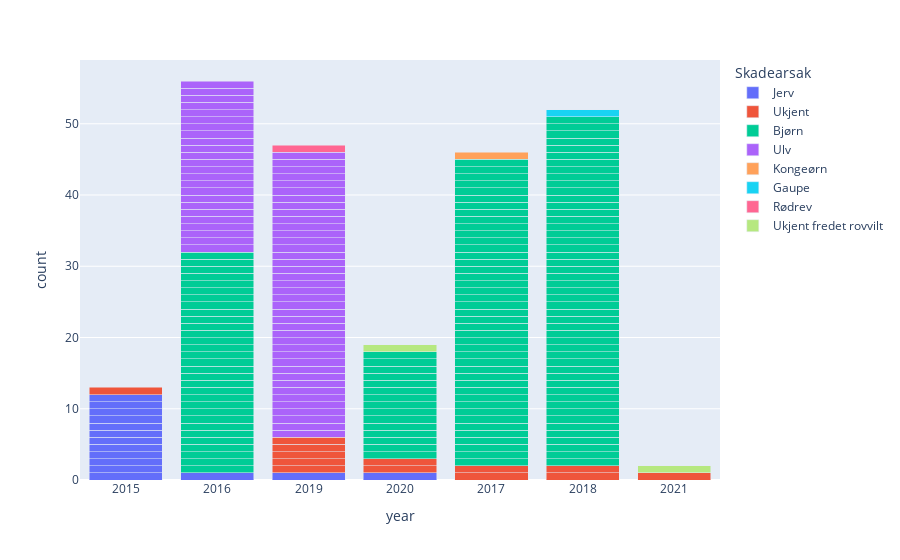

Notebook code cell kept with this figure:
### Code cell
df = df.astype({"Skadearsak": str}) # må konvertere til string for at de skal vises seperatat på kartet
#df2 = df.groupby(['year', 'Skadearsak'])['Skadearsak'].count()

fig = px.bar(df, x='year', color="Skadearsak", barmode = 'stack')
fig.show()

### Figure 1 — Plotly figure (JSON) as saved in the notebook; plotly's stock layout.template omitted (floating-point values rounded to 4 significant figures; data arrays with more than 128 entries replaced by an {"elided": "..."} marker saying what was removed)
{"data": [{"alignmentgroup": "True", "hovertemplate": "Skadearsak=Jerv<br>year=%{x}<br>count=%{y}<extra></extra>", "legendgroup": "Jerv", "marker": {"color": "#636efa", "pattern": {"shape": ""}}, "name": "Jerv", "offsetgroup": "Jerv", "orientation": "v", "showlegend": true, "textposition": "auto", "type": "bar", "x": ["2015", "2015", "2015", "2015", "2015", "2015", "2015", "2015", "2015", "2015", "2015", "2015", "2016", "2019", "2020"], "xaxis": "x", "y": [1, 1, 1, 1, 1, 1, 1, 1, 1, 1, 1, 1, 1, 1, 1], "yaxis": "y"}, {"alignmentgroup": "True", "hovertemplate": "Skadearsak=Ukjent<br>year=%{x}<br>count=%{y}<extra></extra>", "legendgroup": "Ukjent", "marker": {"color": "#EF553B", "pattern": {"shape": ""}}, "name": "Ukjent", "offsetgroup": "Ukjent", "orientation": "v", "showlegend": true, "textposition": "auto", "type": "bar", "x": ["2015", "2017", "2017", "2018", "2018", "2019", "2019", "2019", "2019", "2019", "2020", "2020", "2021"], "xaxis": "x", "y": [1, 1, 1, 1, 1, 1, 1, 1, 1, 1, 1, 1, 1], "yaxis": "y"}, {"alignmentgroup": "True", "hovertemplate": "Skadearsak=Bjørn<br>year=%{x}<br>count=%{y}<extra></extra>", "legendgroup": "Bjørn", "marker": {"color": "#00cc96", "pattern": {"shape": ""}}, "name": "Bjørn", "offsetgroup": "Bjørn", "orientation": "v", "showlegend": true, "textposition": "auto", "type": "bar", "x": {"elided": "138 str values"}, "xaxis": "x", "y": {"elided": "138 int values"}, "yaxis": "y"}, {"alignmentgroup": "True", "hovertemplate": "Skadearsak=Ulv<br>year=%{x}<br>count=%{y}<extra></extra>", "legendgroup": "Ulv", "marker": {"color": "#ab63fa", "pattern": {"shape": ""}}, "name": "Ulv", "offsetgroup": "Ulv", "orientation": "v", "showlegend": true, "textposition": "auto", "type": "bar", "x": ["2016", "2016", "2016", "2016", "2016", "2016", "2016", "2016", "2016", "2016", "2016", "2016", "2016", "2016", "2016", "2016", "2016", "2016", "2016", "2016", "2016", "2016", "2016", "2016", "2019", "2019", "2019", "2019", "2019", "2019", "2019", "2019", "2019", "2019", "2019", "2019", "2019", "2019", "2019", "2019", "2019", "2019", "2019", "2019", "2019", "2019", "2019", "2019", "2019", "2019", "2019", "2019", "2019", "2019", "2019", "2019", "2019", "2019", "2019", "2019", "2019", "2019", "2019", "2019"], "xaxis": "x", "y": [1, 1, 1, 1, 1, 1, 1, 1, 1, 1, 1, 1, 1, 1, 1, 1, 1, 1, 1, 1, 1, 1, 1, 1, 1, 1, 1, 1, 1, 1, 1, 1, 1, 1, 1, 1, 1, 1, 1, 1, 1, 1, 1, 1, 1, 1, 1, 1, 1, 1, 1, 1, 1, 1, 1, 1, 1, 1, 1, 1, 1, 1, 1, 1], "yaxis": "y"}, {"alignmentgroup": "True", "hovertemplate": "Skadearsak=Kongeørn<br>year=%{x}<br>count=%{y}<extra></extra>", "legendgroup": "Kongeørn", "marker": {"color": "#FFA15A", "pattern": {"shape": ""}}, "name": "Kongeørn", "offsetgroup": "Kongeørn", "orientation": "v", "showlegend": true, "textposition": "auto", "type": "bar", "x": ["2017"], "xaxis": "x", "y": [1], "yaxis": "y"}, {"alignmentgroup": "True", "hovertemplate": "Skadearsak=Gaupe<br>year=%{x}<br>count=%{y}<extra></extra>", "legendgroup": "Gaupe", "marker": {"color": "#19d3f3", "pattern": {"shape": ""}}, "name": "Gaupe", "offsetgroup": "Gaupe", "orientation": "v", "showlegend": true, "textposition": "auto", "type": "bar", "x": ["2018"], "xaxis": "x", "y": [1], "yaxis": "y"}, {"alignmentgroup": "True", "hovertemplate": "Skadearsak=Rødrev<br>year=%{x}<br>count=%{y}<extra></extra>", "legendgroup": "Rødrev", "marker": {"color": "#FF6692", "pattern": {"shape": ""}}, "name": "Rødrev", "offsetgroup": "Rødrev", "orientation": "v", "showlegend": true, "textposition": "auto", "type": "bar", "x": ["2019"], "xaxis": "x", "y": [1], "yaxis": "y"}, {"alignmentgroup": "True", "hovertemplate": "Skadearsak=Ukjent fredet rovvilt<br>year=%{x}<br>count=%{y}<extra></extra>", "legendgroup": "Ukjent fredet rovvilt", "marker": {"color": "#B6E880", "pattern": {"shape": ""}}, "name": "Ukjent fredet rovvilt", "offsetgroup": "Ukjent fredet rovvilt", "orientation": "v", "showlegend": true, "textposition": "auto", "type": "bar", "x": ["2020", "2021"], "xaxis": "x", "y": [1, 1], "yaxis": "y"}], "layout": {"barmode": "stack", "legend": {"title": {"text": "Skadearsak"}, "tracegroupgap": 0}, "margin": {"t": 60}, "xaxis": {"anchor": "y", "domain": [0, 1], "title": {"text": "year"}}, "yaxis": {"anchor": "x", "domain": [0, 1], "title": {"text": "count"}}}}
